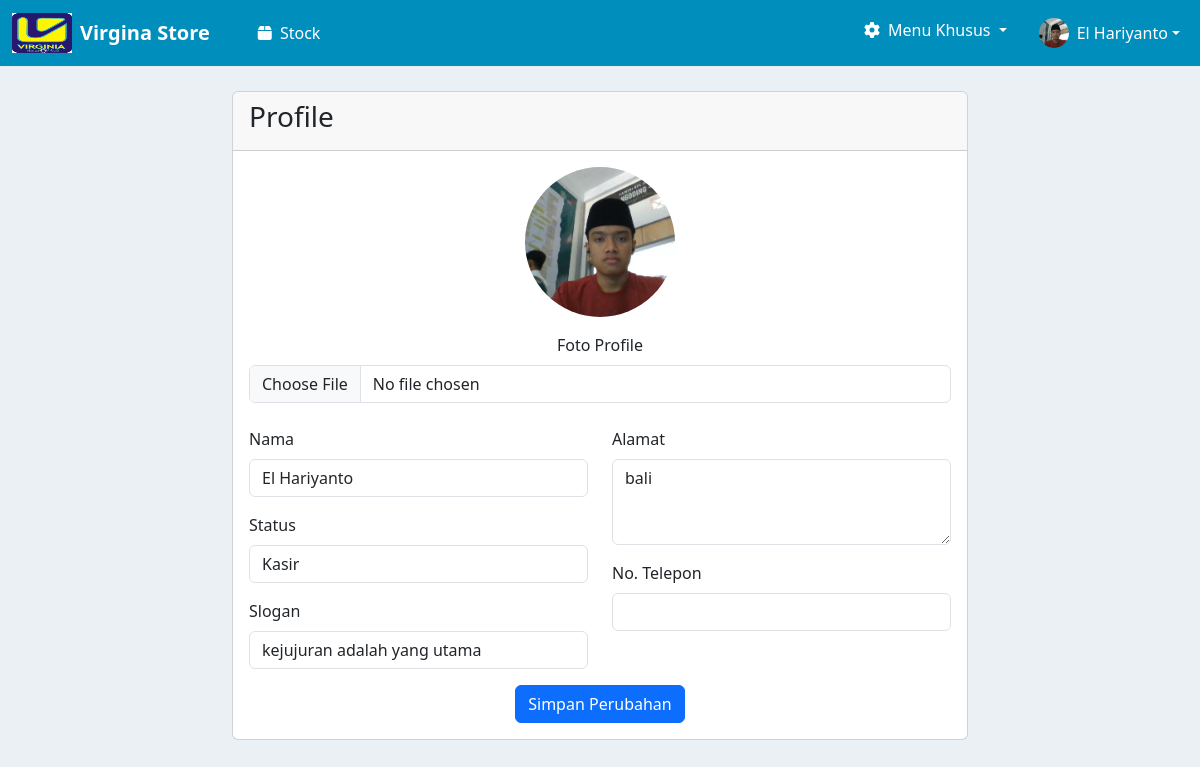
Screenshot of /profile/ (signed in) with the database file from the repository.
### login/models.py (models this page shows, shortened)
class UserProfile(models.Model):
    user = models.OneToOneField(User, on_delete=models.CASCADE)
    nama = models.CharField(max_length=100)
    STATUS_CHOICES = [
        ('kasir', 'Kasir'),
        ('admin', 'Admin'),
    ]
    status = models.CharField(max_length=10, choices=STATUS_CHOICES)
    slogan = models.TextField(blank=True)
    alamat = models.CharField(max_length=255)
    no_telephon = models.CharField(max_length=20)
    foto_profile = models.ImageField(upload_to='profile_photos/', blank=True, null=True)

### login/views.py (the view, shortened to what this page needs)
# urls.py: path('profile/', views.profile_view, name='profile'),
def profile_view(request):
    if not request.user.is_authenticated:
        return redirect('login')
    profile, created = UserProfile.objects.get_or_create(user=request.user)
    return render(request, 'profile.html', {'profile': profile})

### login/context_processors.py (called while the page is built)
def user_profile(request):
    if request.user.is_authenticated:
        try:
            profile = UserProfile.objects.get(user=request.user)
        except UserProfile.DoesNotExist:
            profile = None
    else:
        profile = None
    return {'user_profile': profile}

### login/templates/profile.html (shortened to what this page needs)
{% extends 'base.html' %}
{% load static %}
{% block content %}
<div class="container mt-4">
    <div class="row justify-content-center">
        <div class="col-md-8">
            <div class="card">
                <div class="card-header">
                    <h3 class="card-title"> Profile</h3>
                </div>
                <div class="card-body">
                    <form method="post" enctype="multipart/form-data">
                        <div class="text-center mb-4">
                            {% if profile.foto_profile %}
                                <img src="{{ profile.foto_profile.url }}" alt="Profile Picture" class="rounded-circle mb-3" style="width: 150px; height: 150px; object-fit: cover;">
                            {% else %}
                                <i class="fas fa-user-circle mb-3" style="font-size: 150px; color: #ccc;"></i>
                            {% endif %}
                            <div class="mb-3">
                                <label for="foto_profile" class="form-label">Foto Profile</label>
                                <input type="file" class="form-control" id="foto_profile" name="foto_profile" accept="image/*">
                            </div>
                        </div>
                        <div class="row">
                            <div class="col-md-6">
                                <div class="mb-3">
                                    <label for="nama" class="form-label">Nama</label>
                                    <input type="text" class="form-control" id="nama" name="nama" value="{{ profile.nama|default:'' }}" required>
                                </div>
                                <div class="mb-3">
                                    <label for="status" class="form-label">Status</label>
                                    <select class="form-control" id="status" name="status">
                                        <option value="kasir" {% if profile.status == 'kasir' %}selected{% endif %}>Kasir</option>
                                    </select>
                                </div>
                                <div class="mb-3">
                                    <label for="slogan" class="form-label">Slogan</label>
                                    <input type="text" class="form-control" id="slogan" name="slogan" value="{{ profile.slogan|default:'' }}">
                                </div>
                            </div>
                            <div class="col-md-6">
                                <div class="mb-3">
                                    <label for="alamat" class="form-label">Alamat</label>
                                    <textarea class="form-control" id="alamat" name="alamat" rows="3">{{ profile.alamat|default:'' }}</textarea>
                                </div>
                                <div class="mb-3">
                                    <label for="no_telepon" class="form-label">No. Telepon</label>
                                    <input type="text" class="form-control" id="no_telepon" name="no_telepon" value="{{ profile.no_telepon|default:'' }}">
                                </div>
                            </div>
                        </div>
                        <div class="text-center">
                            <button type="submit" class="btn btn-primary">Simpan Perubahan</button>
                        </div>
                    </form>
                </div>
            </div>
        </div>
    </div>
</div>
{% endblock %}

### templates/base.html (shortened to what this page needs)
{% load static %}
<!DOCTYPE html>
<html lang="en">
<head>
    <link href="https://cdn.jsdelivr.net/npm/bootstrap@5.3.8/dist/css/bootstrap.min.css" rel="stylesheet">
    <link rel="stylesheet" href="https://cdnjs.cloudflare.com/ajax/libs/font-awesome/6.5.1/css/all.min.css">
</head>
<body>
    <nav class="navbar navbar-expand-lg navbar-custom sticky-top">
        <div class="container-fluid">
            <a class="navbar-brand d-flex align-items-center" href="{% url 'halaman_kasir' %}">
                <img src="{% static 'image/logo.png' %}" alt="logo" height="40" width="60" class="me-2">
                <strong>Virgina Store</strong>
            </a>
            <div class="collapse navbar-collapse" id="navbarNavDropdown">
                <ul class="navbar-nav mx-4">
                    <li class="nav-item">
                        <a class="nav-link active" aria-current="page" href="{% url 'halaman_kasir' %}">
                            <i class="fas fa-box me-1"></i> Stock
                        </a>
                    </li>
                </ul>
                <ul class="navbar-nav ms-auto">
                    <li class="nav-item dropdown me-3">
                        <a
                            class="nav-link dropdown-toggle"
                            href="#"
                            role="button"
                            data-bs-toggle="dropdown"
                            aria-expanded="false"
                        >
                            <i class="fas fa-cog me-1"></i> Menu Khusus
                        </a>
                    </li>
                    <li class="nav-item dropdown">
                        <a
                            class="nav-link dropdown-toggle d-flex align-items-center"
                            href="#"
                            role="button"
                            data-bs-toggle="dropdown"
                            aria-expanded="false"
                        >
                            {% if user_profile.foto_profile %}
                                <img src="{{ user_profile.foto_profile.url }}" alt="Profile" class="rounded-circle me-2" style="width: 30px; height: 30px; object-fit: cover;">
                            {% else %}
                                <i class="fas fa-user-circle me-2"></i>
                            {% endif %}
                            {{ user_profile.nama|default:user.username }}
                        </a>
                    </li>
                </ul>
            </div>
        </div>
    </nav>
    <div class="content-wrapper">
        {% block content %} {% endblock %}
    </div>
</body>
</html>

### templates/base.html (style rules this page uses)
body { background-color: #EBF0F5; }
.navbar-custom { background-color: #008FBD !important; border-bottom: 1px solid #e9ecef; }
.navbar-custom .navbar-brand, .navbar-custom .nav-link { color: #ffffff !important; }

### rows the page displays
UserProfile: foto_profile (picture), nama "El Hariyanto", status "Kasir", slogan "kejujuran adalah yang utama", alamat "bali"
